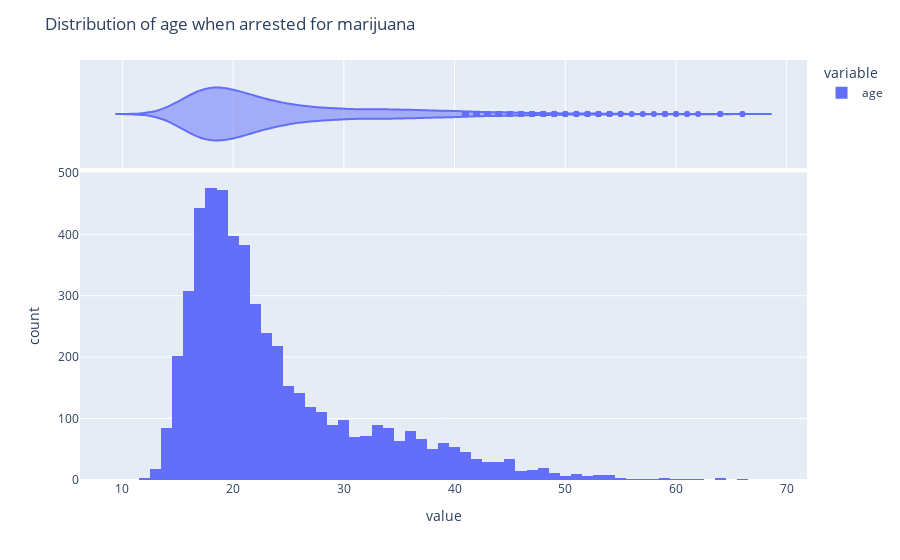

Source (notebook cell):
### Code cell
fig = px.histogram(df['age'], marginal='violin')

fig.update_layout(title='Distribution of age when arrested for marijuana')

fig.show()

### Figure 1 — Plotly figure (JSON) as saved in the notebook; plotly's stock layout.template omitted (floating-point values rounded to 4 significant figures; data arrays with more than 128 entries replaced by an {"elided": "..."} marker saying what was removed)
{"data": [{"alignmentgroup": "True", "bingroup": "x", "hovertemplate": "variable=age<br>value=%{x}<br>count=%{y}<extra></extra>", "legendgroup": "age", "marker": {"color": "#636efa", "pattern": {"shape": ""}}, "name": "age", "offsetgroup": "age", "orientation": "v", "showlegend": true, "type": "histogram", "x": {"elided": "5226 int values"}, "xaxis": "x", "yaxis": "y"}, {"alignmentgroup": "True", "hovertemplate": "variable=age<br>value=%{x}<extra></extra>", "legendgroup": "age", "marker": {"color": "#636efa"}, "name": "age", "offsetgroup": "age", "scalegroup": "x", "showlegend": false, "type": "violin", "x": {"elided": "5226 int values"}, "xaxis": "x2", "yaxis": "y2"}], "layout": {"barmode": "relative", "legend": {"title": {"text": "variable"}, "tracegroupgap": 0}, "margin": {"t": 60}, "title": {"text": "Distribution of age when arrested for marijuana"}, "xaxis": {"anchor": "y", "domain": [0, 1], "title": {"text": "value"}}, "xaxis2": {"anchor": "y2", "domain": [0, 1], "matches": "x", "showgrid": true, "showticklabels": false}, "yaxis": {"anchor": "x", "domain": [0, 0.7326], "title": {"text": "count"}}, "yaxis2": {"anchor": "x2", "domain": [0.7426, 1], "matches": "y2", "showgrid": false, "showline": false, "showticklabels": false, "ticks": ""}}}
